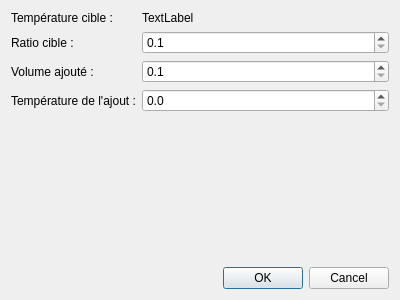
<?xml version="1.0" encoding="UTF-8"?>
<ui version="4.0">
 <class>DialogStepBrewday</class>
 <widget class="QDialog" name="DialogStepBrewday">
  <property name="geometry">
   <rect>
    <x>0</x>
    <y>0</y>
    <width>400</width>
    <height>300</height>
   </rect>
  </property>
  <property name="windowTitle">
   <string>Ajuster le brassage</string>
  </property>
  <layout class="QGridLayout" name="gridLayout">
   <item row="0" column="0">
    <layout class="QFormLayout" name="formLayout">
     <item row="0" column="0">
      <widget class="QLabel" name="label">
       <property name="text">
        <string>Température cible :</string>
       </property>
      </widget>
     </item>
     <item row="0" column="1">
      <widget class="QLabel" name="labelTargetTemp">
       <property name="text">
        <string>TextLabel</string>
       </property>
      </widget>
     </item>
     <item row="1" column="0">
      <widget class="QLabel" name="label_2">
       <property name="text">
        <string>Ratio cible :</string>
       </property>
      </widget>
     </item>
     <item row="2" column="0">
      <widget class="QLabel" name="label_3">
       <property name="text">
        <string>Volume ajouté :</string>
       </property>
      </widget>
     </item>
     <item row="3" column="0">
      <widget class="QLabel" name="label_4">
       <property name="text">
        <string>Température de l'ajout :</string>
       </property>
      </widget>
     </item>
     <item row="1" column="1">
      <widget class="QDoubleSpinBox" name="doubleSpinBoxTargetRatio">
       <property name="enabled">
        <bool>true</bool>
       </property>
       <property name="decimals">
        <number>1</number>
       </property>
       <property name="minimum">
        <double>0.100000000000000</double>
       </property>
      </widget>
     </item>
     <item row="2" column="1">
      <widget class="QDoubleSpinBox" name="doubleSpinBoxInfuseAmount">
       <property name="decimals">
        <number>1</number>
       </property>
       <property name="minimum">
        <double>0.100000000000000</double>
       </property>
      </widget>
     </item>
     <item row="3" column="1">
      <widget class="QDoubleSpinBox" name="doubleSpinBoxWaterTemp">
       <property name="decimals">
        <number>1</number>
       </property>
      </widget>
     </item>
    </layout>
   </item>
   <item row="1" column="0">
    <widget class="QDialogButtonBox" name="buttonBox">
     <property name="orientation">
      <enum>Qt::Horizontal</enum>
     </property>
     <property name="standardButtons">
      <set>QDialogButtonBox::Cancel|QDialogButtonBox::Ok</set>
     </property>
    </widget>
   </item>
  </layout>
 </widget>
 <resources/>
 <connections>
  <connection>
   <sender>buttonBox</sender>
   <signal>accepted()</signal>
   <receiver>DialogStepBrewday</receiver>
   <slot>accept()</slot>
   <hints>
    <hint type="sourcelabel">
     <x>248</x>
     <y>254</y>
    </hint>
    <hint type="destinationlabel">
     <x>157</x>
     <y>274</y>
    </hint>
   </hints>
  </connection>
  <connection>
   <sender>buttonBox</sender>
   <signal>rejected()</signal>
   <receiver>DialogStepBrewday</receiver>
   <slot>reject()</slot>
   <hints>
    <hint type="sourcelabel">
     <x>316</x>
     <y>260</y>
    </hint>
    <hint type="destinationlabel">
     <x>286</x>
     <y>274</y>
    </hint>
   </hints>
  </connection>
 </connections>
</ui>
